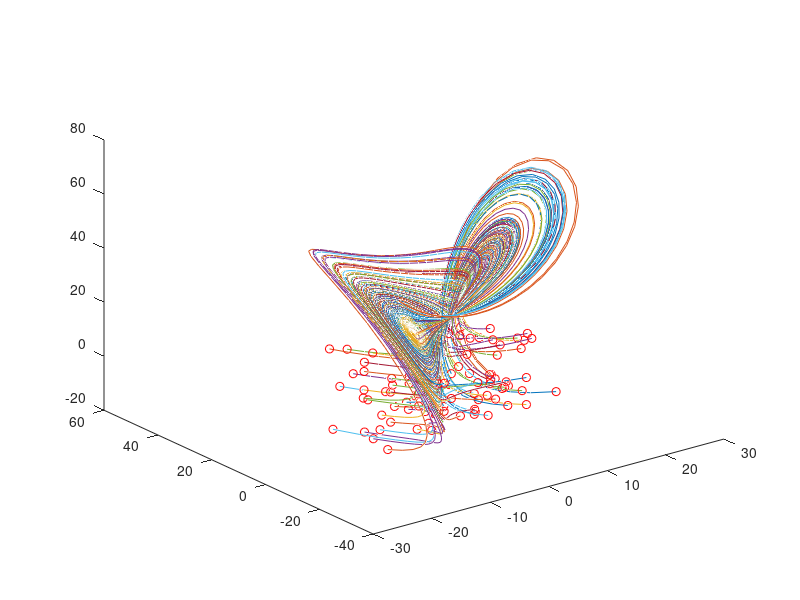

Reproduce this figure in MATLAB. (Note: this script raises an error after producing the figure.)
%% Generate training data from equations
clc;
clear;

T=10;
dt=0.01;
t=0:dt:T;

b=8/3; 
sig=10; 
r=28;

Lorenz = @(t,x)([ sig * (x(2) - x(1)) ; ...
r * x(1)-x(1) * x(3) - x(2) ; ...
x(1) * x(2) - b*x(3) ]);
ode_options = odeset('RelTol',1e-10, 'AbsTol',1e-11);
input=[]; output=[];
for j=1:100 % training trajectories
    x0=30*(rand(3,1)-0.5);
    [t,y] = ode45(Lorenz,t,x0);
    input=[input; y(1:end-1,:)];
    output=[output; y(2:end,:)];
    plot3(y(:,1),y(:,2),y(:,3)), hold on
    plot3(x0(1),x0(2),x0(3),'ro')
end

%% Train a neural network

net = feedforwardnet([5 5 5]);
% net.layers{1}.transferFcn = 'logsig';
% net.layers{2}.transferFcn = 'radbas';
% net.layers{3}.transferFcn = 'purelin';
net = train(net,input.',output.');

%% Predictions from the neural network

x1 = 30*(rand(3,1)-0.5);
x2 = x1*(1 + 1e-8);

[t,y1] = ode45(Lorenz,t,x1);
plot3(y1(:,1),y1(:,2),y1(:,3),'-')
hold on
plot3(x1(1),x1(2),x1(3),'ro')
hold on
[t,y2] = ode45(Lorenz,t,x2);
plot3(y2(:,1),y2(:,2),y2(:,3),'-')
hold on
plot3(x2(1),x2(2),x2(3),'go')
hold on

% NN prediction
x0 = x1;
ynn(1,:)=x0;
for jj=2:length(t)
    y0=net(x0);
    ynn(jj,:)=y0.';
    x0=y0;
end
plot3(ynn(:,1),ynn(:,2),ynn(:,3),'-.','Linewidth',[1])
hold off

legend('Exact 1','','Exact 2','','NN')

%% Lyapunov time calculation
% We expect the NN output to be close to true solution for t ~ Lyapunov
% time. Lyapunov time ~ 1/lambda where lambda is calculated as follows:

T=100;
dt=0.01;
t=0:dt:T;

x1 = 30*(rand(3,1)-0.5);
x2 = x1*(1 + 1e-8);

[t,y1] = ode45(Lorenz,t,x1);
[t,y2] = ode45(Lorenz,t,x2);
LE = log(sqrt((y2(:,1)-y1(:,1)).^2 + (y2(:,2)-y1(:,2)).^2 + (y2(:,3)-y1(:,3)).^2)/(norm(x2-x1)))./t;
semilogy(t,LE)

lambda = max(LE(ceil(0.1*length(t)):end));

fprintf("Lyapunov exponent (lambda) = %f \n",lambda)
fprintf("Lyapunov time = %f \n",1/lambda)

